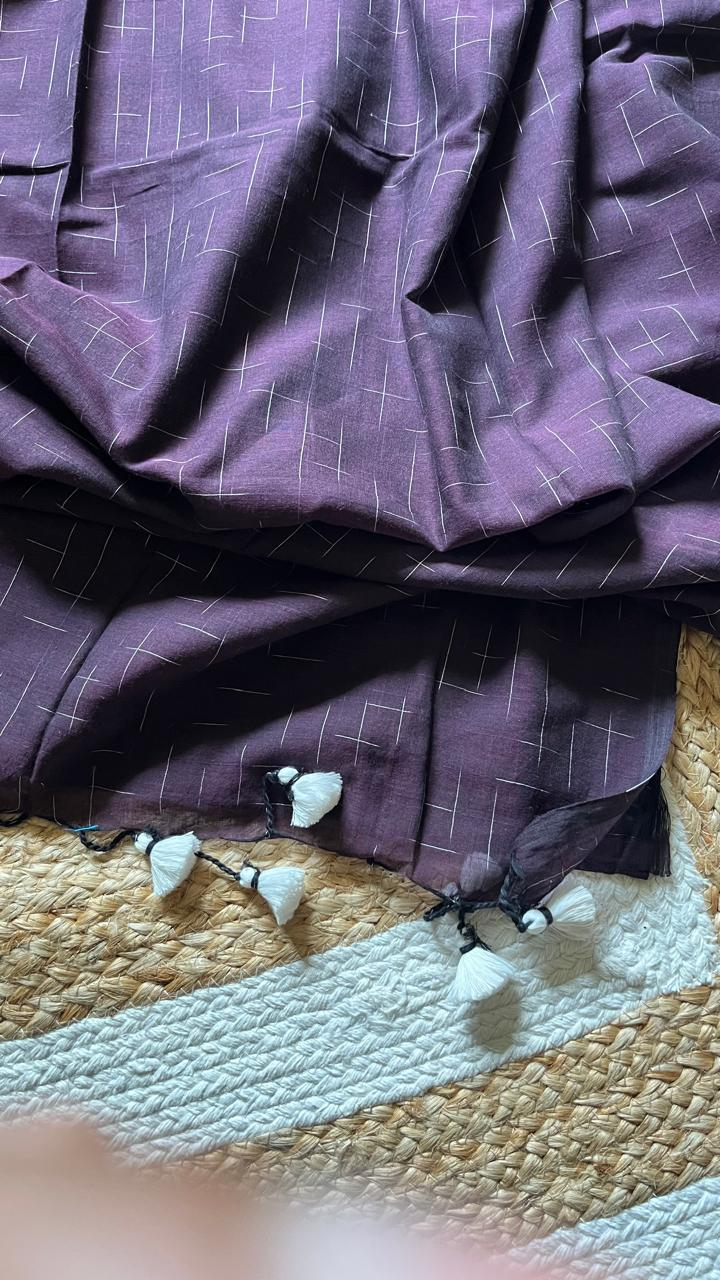
#> input picture media/Products/Saree/Mul cotton handwoven purple 3.jpg, 720 x 1280 px, found by its file name; its folder holds 4 pictures in this run
$ python resize_image.py
#> lines starting #> are read from the running program, lines starting #| are printed output that depends on the picture
from PIL import Image, ImageOps
import os

folder_path = r"C:\Users\moith\OneDrive\Heeya Software Dev Learnings\Full Stack Web Dev Knowledge\Full Stack Projects\Full Stack Projects- Naavyaa with template k\Product Images\Products\Saree"

target_size = (1200, 1600)

for filename in os.listdir(folder_path):
    if filename.lower().endswith((".jpg", ".jpeg", ".png")):

        old_path = os.path.join(folder_path, filename)
        new_filename = os.path.splitext(filename)[0] + ".jpg"
        new_path = os.path.join(folder_path, new_filename)

        try:
            img = Image.open(old_path).convert("RGB")
#> img is the input picture: PIL image 720x1280 RGB; mean R, G, B 109.4, 104.8, 120.9

            # Resize + crop (NO distortion, NO white space)
            final_img = ImageOps.fit(
                img,
                target_size,
                Image.LANCZOS,
                centering=(0.5, 0.5)  # center crop
            )
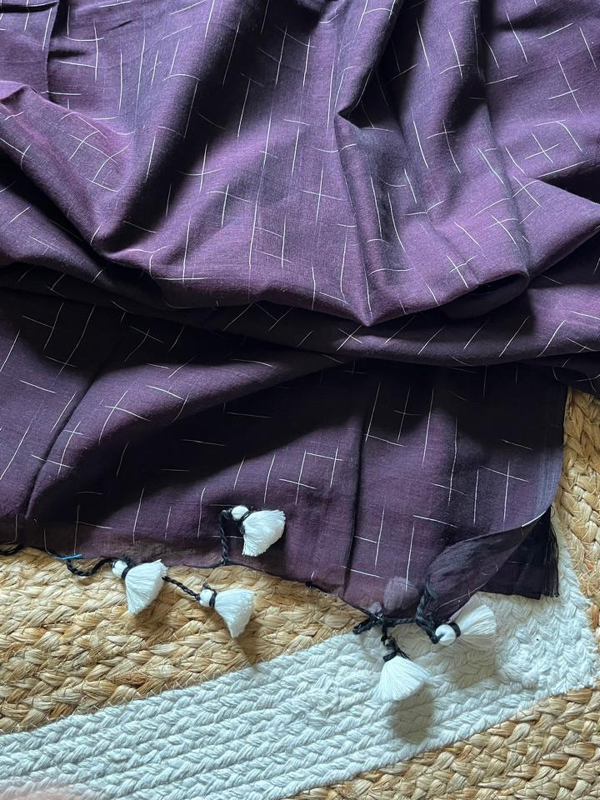
#> final_img: PIL image 1200x1600 RGB (shown at 1/2 size); mean R, G, B 98.1, 94.8, 110.3

            final_img.save(new_path, "JPEG", quality=90, optimize=True)

            print(f"✅ Done: {filename}")

        except Exception as e:
            print(f"❌ Error: {filename} → {e}")
#> pass 2 of the loop `for filename in os.listdir(folder_path):`:
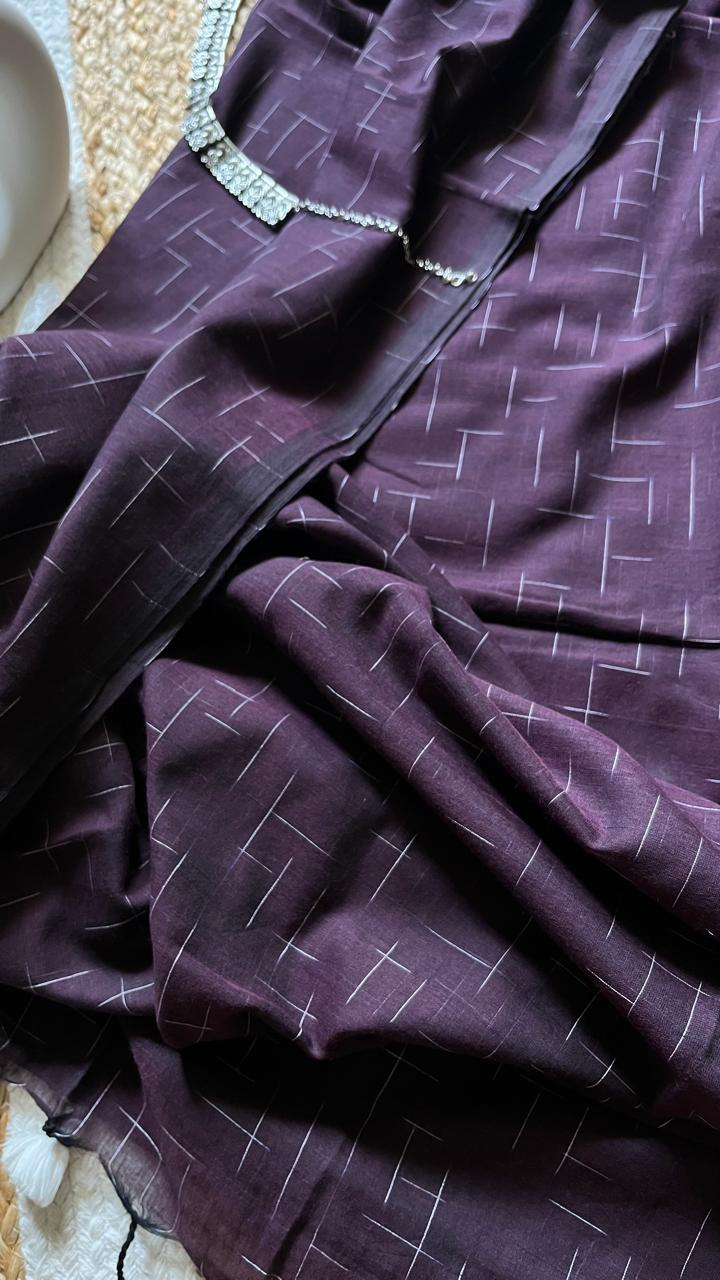
#> input picture media/Products/Saree/Mul cotton handwoven purple.jpg, 720 x 1280 px, found by its file name
#> img is the input picture: PIL image 720x1280 RGB; mean R, G, B 72.5, 61.8, 79.3
#> `final_img = ImageOps.fit( img, target_size, Image.LANCZOS, centering=(..`:
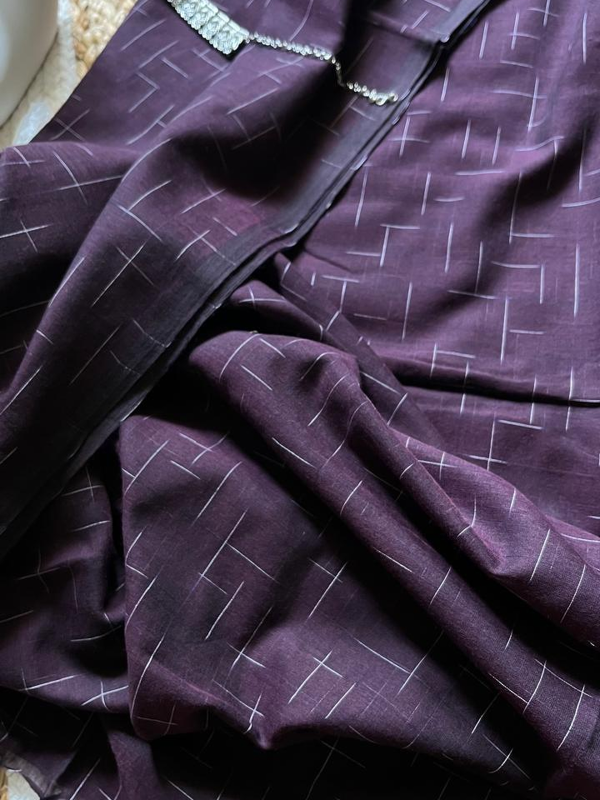
#> final_img: PIL image 1200x1600 RGB (shown at 1/2 size); mean R, G, B 67.2, 55.1, 74.3
#> pass 3 of the loop `for filename in os.listdir(folder_path):`:
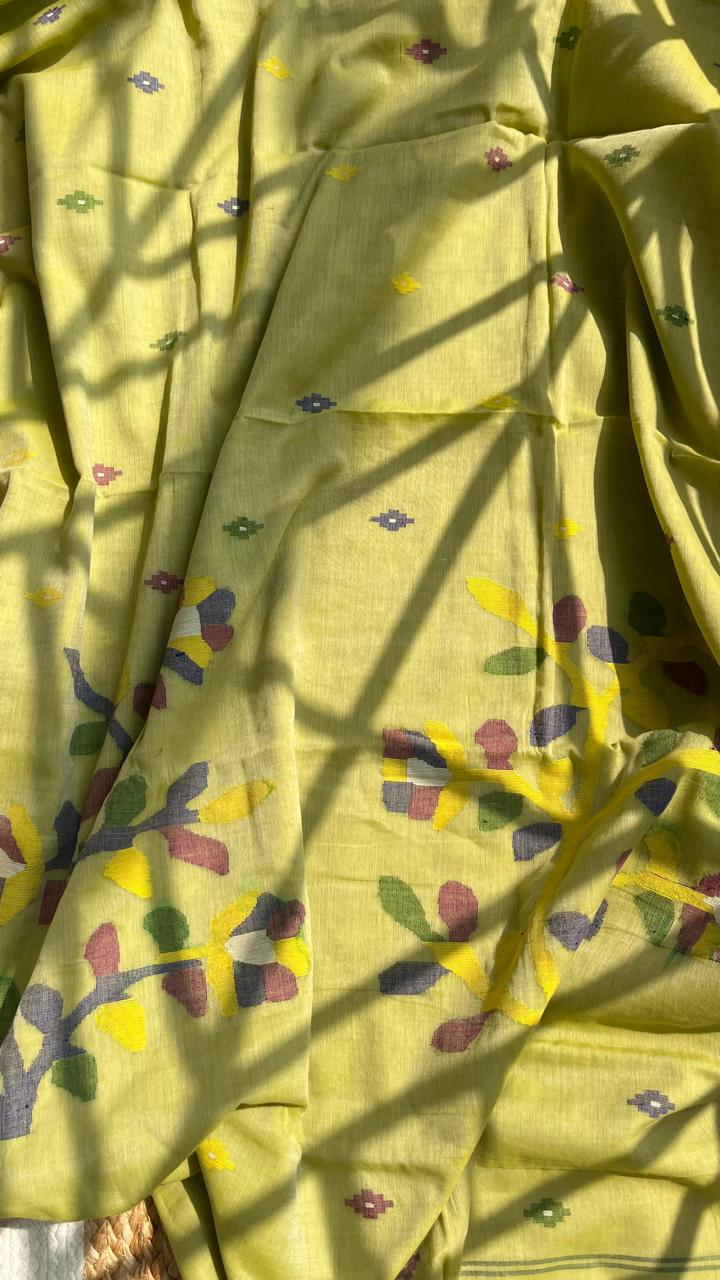
#> input picture media/Products/Saree/Mul cotton.jpg, 720 x 1280 px, found by its file name
#> img is the input picture: PIL image 720x1280 RGB; mean R, G, B 158.1, 149, 73.9
#> `final_img = ImageOps.fit( img, target_size, Image.LANCZOS, centering=(..`:
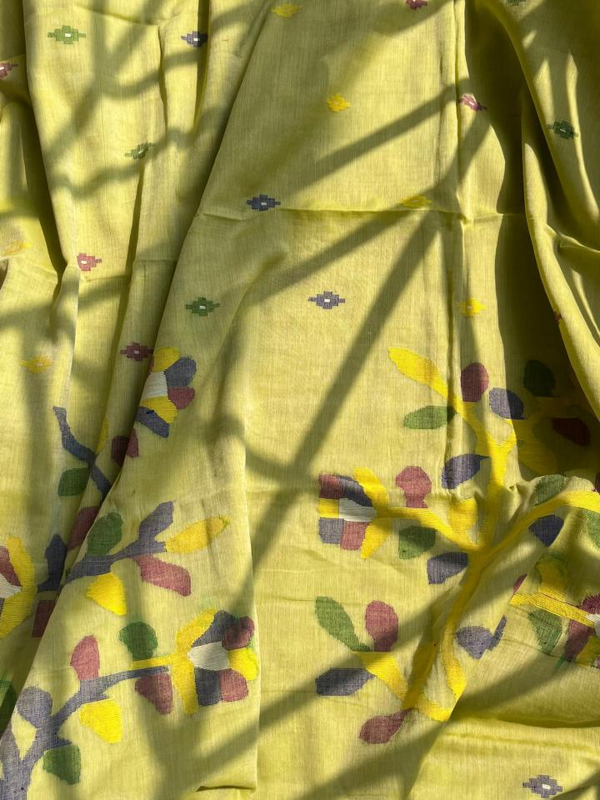
#> final_img: PIL image 1200x1600 RGB (shown at 1/2 size); mean R, G, B 156.5, 147.3, 73.3
#> the loop made 4 passes; the first 3 are shown
